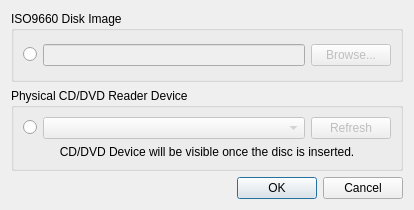
<?xml version="1.0" encoding="UTF-8"?>
<ui version="4.0">
 <class>VFSDiscSelectorDialog</class>
 <widget class="QDialog" name="VFSDiscSelectorDialog">
  <property name="geometry">
   <rect>
    <x>0</x>
    <y>0</y>
    <width>414</width>
    <height>210</height>
   </rect>
  </property>
  <property name="sizePolicy">
   <sizepolicy hsizetype="Preferred" vsizetype="Preferred">
    <horstretch>0</horstretch>
    <verstretch>0</verstretch>
   </sizepolicy>
  </property>
  <property name="minimumSize">
   <size>
    <width>414</width>
    <height>210</height>
   </size>
  </property>
  <property name="maximumSize">
   <size>
    <width>414</width>
    <height>210</height>
   </size>
  </property>
  <property name="windowTitle">
   <string>Dialog</string>
  </property>
  <layout class="QGridLayout" name="gridLayout_2">
   <item row="0" column="0">
    <widget class="QGroupBox" name="groupBox">
     <property name="title">
      <string>ISO9660 Disk Image</string>
     </property>
     <layout class="QGridLayout" name="gridLayout">
      <item row="0" column="0">
       <layout class="QHBoxLayout" name="horizontalLayout">
        <item>
         <widget class="QRadioButton" name="disc_image_radioButton">
          <property name="text">
           <string/>
          </property>
          <attribute name="buttonGroup">
           <string notr="true">buttonGroup</string>
          </attribute>
         </widget>
        </item>
        <item>
         <widget class="QLineEdit" name="lineEdit">
          <property name="enabled">
           <bool>false</bool>
          </property>
         </widget>
        </item>
        <item>
         <widget class="QPushButton" name="iso_browse_button">
          <property name="enabled">
           <bool>false</bool>
          </property>
          <property name="text">
           <string>Browse...</string>
          </property>
         </widget>
        </item>
       </layout>
      </item>
     </layout>
    </widget>
   </item>
   <item row="1" column="0">
    <widget class="QGroupBox" name="groupBox_2">
     <property name="title">
      <string>Physical CD/DVD Reader Device</string>
     </property>
     <layout class="QVBoxLayout" name="verticalLayout_3">
      <item>
       <layout class="QHBoxLayout" name="horizontalLayout_2">
        <item>
         <widget class="QRadioButton" name="cd_device_radioButton">
          <property name="text">
           <string/>
          </property>
          <attribute name="buttonGroup">
           <string notr="true">buttonGroup</string>
          </attribute>
         </widget>
        </item>
        <item>
         <widget class="QComboBox" name="comboBox">
          <property name="enabled">
           <bool>false</bool>
          </property>
          <property name="sizePolicy">
           <sizepolicy hsizetype="Expanding" vsizetype="Fixed">
            <horstretch>0</horstretch>
            <verstretch>0</verstretch>
           </sizepolicy>
          </property>
         </widget>
        </item>
        <item>
         <widget class="QPushButton" name="refresh_disc_drive_button">
          <property name="enabled">
           <bool>false</bool>
          </property>
          <property name="text">
           <string>Refresh</string>
          </property>
         </widget>
        </item>
       </layout>
      </item>
      <item>
       <widget class="QLabel" name="label">
        <property name="sizePolicy">
         <sizepolicy hsizetype="Preferred" vsizetype="Preferred">
          <horstretch>0</horstretch>
          <verstretch>0</verstretch>
         </sizepolicy>
        </property>
        <property name="text">
         <string>CD/DVD Device will be visible once the disc is inserted.</string>
        </property>
        <property name="alignment">
         <set>Qt::AlignCenter</set>
        </property>
       </widget>
      </item>
     </layout>
    </widget>
   </item>
   <item row="2" column="0">
    <widget class="QDialogButtonBox" name="buttonBox">
     <property name="orientation">
      <enum>Qt::Horizontal</enum>
     </property>
     <property name="standardButtons">
      <set>QDialogButtonBox::Cancel|QDialogButtonBox::Ok</set>
     </property>
    </widget>
   </item>
  </layout>
 </widget>
 <resources/>
 <connections>
  <connection>
   <sender>buttonBox</sender>
   <signal>accepted()</signal>
   <receiver>VFSDiscSelectorDialog</receiver>
   <slot>accept()</slot>
   <hints>
    <hint type="sourcelabel">
     <x>248</x>
     <y>254</y>
    </hint>
    <hint type="destinationlabel">
     <x>157</x>
     <y>274</y>
    </hint>
   </hints>
  </connection>
  <connection>
   <sender>buttonBox</sender>
   <signal>rejected()</signal>
   <receiver>VFSDiscSelectorDialog</receiver>
   <slot>reject()</slot>
   <hints>
    <hint type="sourcelabel">
     <x>316</x>
     <y>260</y>
    </hint>
    <hint type="destinationlabel">
     <x>286</x>
     <y>274</y>
    </hint>
   </hints>
  </connection>
 </connections>
 <buttongroups>
  <buttongroup name="buttonGroup"/>
 </buttongroups>
</ui>
